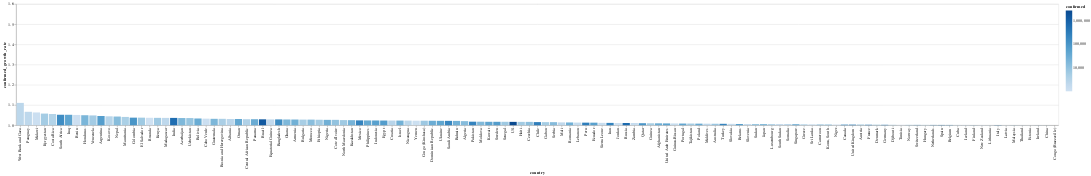

Notebook cell for this chart:
### Markdown cell above
# Tasa de contagios por país

El color corresponde con la cantidad de casos confirmados

### Code cell
today_df = global_df[
    (global_df.date == global_df.date.max()) & 
    (global_df.confirmed > 1000)
]


alt.Chart(today_df).mark_bar().encode(
    x=alt.X(
        'country', 
        sort=list(
            today_df.set_index('country')
                    .confirmed_growth_rate
                    .sort_values()
                    .index[::-1]
        )
    ),
    y=alt.X(
        'confirmed_growth_rate', 
        scale=alt.Scale(domain=[1, 1.6], clamp=True)
    ),
    color=alt.Color('confirmed', scale=alt.Scale(type='log')),
    tooltip=list(today_df.columns)
)

### Figure 1 — Vega-Lite specification as saved in the notebook (floating-point values rounded to 4 significant figures; data arrays with more than 128 entries replaced by an {"elided": "..."} marker saying what was removed)
{"config": {"view": {"continuousWidth": 400, "continuousHeight": 300}}, "data": {"name": "data-0fe7aa14bd21794bbe8749a48342bce7"}, "mark": "bar", "encoding": {"color": {"type": "quantitative", "field": "confirmed", "scale": {"type": "log"}}, "tooltip": [{"type": "temporal", "field": "date"}, {"type": "nominal", "field": "country"}, {"type": "quantitative", "field": "confirmed"}, {"type": "quantitative", "field": "recovered"}, {"type": "quantitative", "field": "death"}, {"type": "quantitative", "field": "confirmed_growth_rate"}, {"type": "quantitative", "field": "death_growth_rate"}, {"type": "temporal", "field": "first_infaction_date"}, {"type": "quantitative", "field": "days_from_first_infection"}, {"type": "temporal", "field": "tenth_infaction_date"}, {"type": "quantitative", "field": "days_from_tenth_infection"}, {"type": "temporal", "field": "first_death_date"}, {"type": "quantitative", "field": "days_from_first_death"}, {"type": "temporal", "field": "tenth_death_date"}, {"type": "quantitative", "field": "days_from_tenth_death"}], "x": {"type": "nominal", "field": "country", "sort": {"elided": "129 str values"}}, "y": {"type": "quantitative", "field": "confirmed_growth_rate", "scale": {"clamp": true, "domain": [1, 1.6]}}}, "$schema": "https://vega.github.io/schema/vega-lite/v4.8.1.json", "datasets": {"data-0fe7aa14bd21794bbe8749a48342bce7": {"elided": "129 records"}}}
